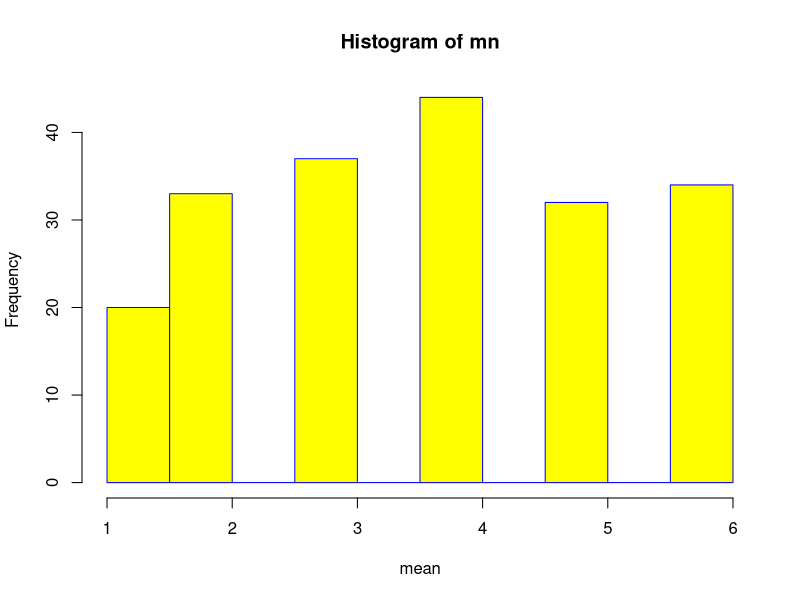
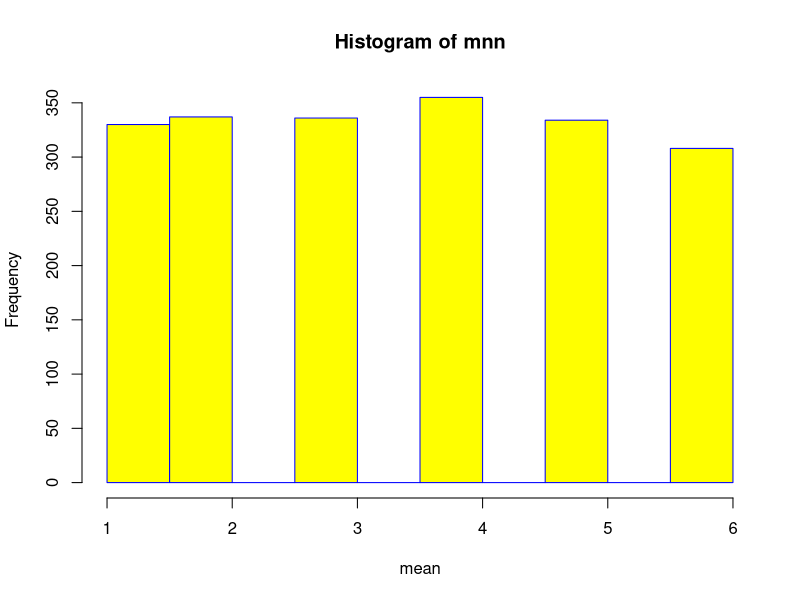

Source code (R) for these figures, in order:
sample(1:6, 2000, replace=TRUE)
print(getwd())
getOption("max.print")
options(max.print=2000)
sample(1:6, 2000, replace=TRUE)
data <-sample(1:6, 2000, replace=TRUE)
data
sample(1:1990, 1)
d1<-data[96:106]
x<-1:200

mm<-rep()
d<-rep()
for (y in (1:200)){
  r=sample(1:1989, 1)
  d<-data[r:r+10]
  me<- mean(d)
  mm[y]=me
}
mm
mn = as.numeric(mm)
png(file = "his2.png")
hist(mn,xlab = "mean",col = "yellow",border = "blue")
dev.off()

sample(1:6, 20000, replace=TRUE)
data2<-sample(1:6, 20000, replace=TRUE)
data2


x<-1:2000

means<-rep()
de<-rep()
for (y in (1:2000)){
  r=sample(1:19989, 1)
  de<-data2[r:r+10]
  mem<- mean(de)
  means[y]=mem
}
means
mnn = as.numeric(means)
png(file = "his23.png")
hist(mnn,xlab = "mean",col = "yellow",border = "blue")
dev.off()




















